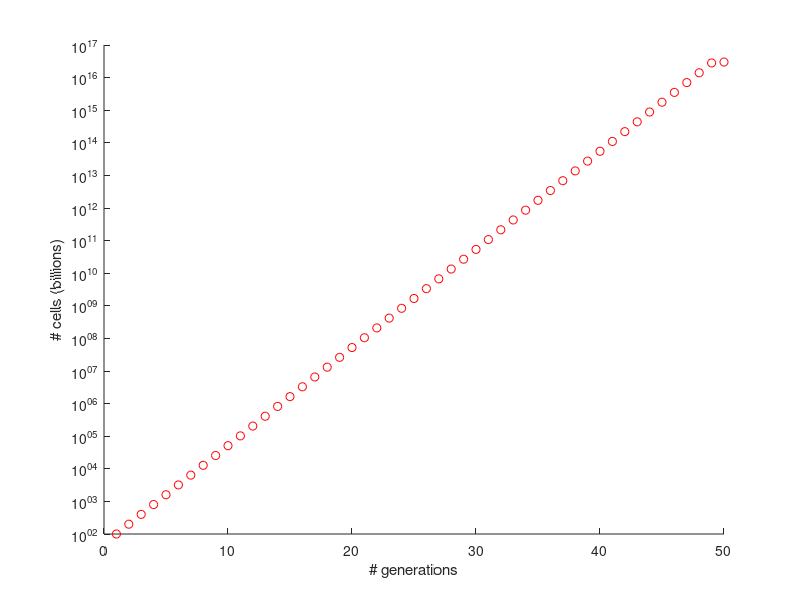

Source code (MATLAB):
clf; hold on
p = 100         % yeast population in billions
s = 3000        % stock of sugar in g
factor = 0.01   % grams of sugar to create a new cell
factor = 1e-13

for i=1:50
    plot(i, p, 'ro')
    consumed = min(p * factor, s);
    s = s - consumed
    p = p + consumed / factor
end

%axis([0.9 6.1 0 3500])
%set(gca,'XTick',[0 1 2 3 4 5 6])
xlabel('# generations')
ylabel('# cells (billions)')
set(gca, 'yscale', 'log')
saveas(gca,'yeast3.eps')
